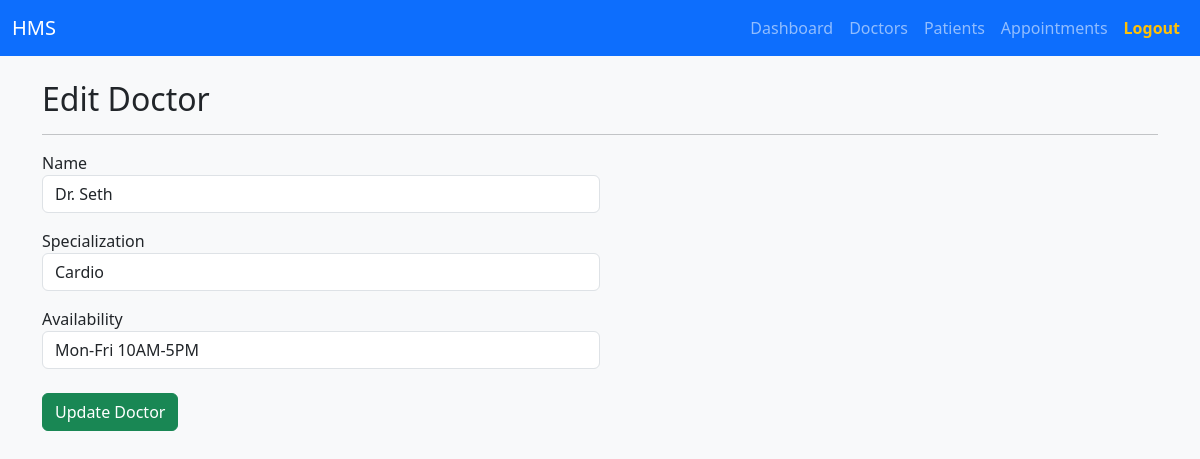
The page /admin/doctors/edit/1 (signed in) on the database its author committed.
### tables this page shows
CREATE TABLE doctors (
            id INTEGER PRIMARY KEY AUTOINCREMENT,
            name TEXT,
            specialization TEXT,
            department_id INTEGER,
            contact TEXT,
            availability TEXT,
            user_ref INTEGER UNIQUE,
            FOREIGN KEY (user_ref) REFERENCES users(id),
            FOREIGN KEY (department_id) REFERENCES departments(id)
        );

### controllers/admin.py (the view, shortened to what this page needs)
@admin_blueprint.route("/doctors/edit/<int:doctor_id>", methods=["GET", "POST"])
@admin_required
def edit_doctor(doctor_id):
    conn = start_connection()
    cur = conn.cursor()
    cur.execute("SELECT * FROM doctors WHERE id=?", (doctor_id,))
    doctor = cur.fetchone()
    return render_template("admin/edit_doctor.html", doctor=doctor)

### app.py (called while the page is built)
@app.teardown_appcontext
def teardown_database(exception):
    close_connection()

### controllers/admin.py (called while the page is built)
def admin_required(route_function):
    @wraps(route_function)
    def wrapper(*args, **kwargs):
        if session.get("role") != "admin":
            flash("Cannot access! Unauthorized user! Admin login required.", "error")
            return redirect("/login")
        return route_function(*args, **kwargs)
    return wrapper

### database.py (called while the page is built)
def start_connection():     #If connection does not exist, create a new one
    conn = getattr(g, "db_connection", None)
    if conn is None:
        conn = sqlite3.connect(db)
        conn.row_factory = sqlite3.Row
        g.db_connection = conn
    return g.db_connection

def close_connection(error=None):
    conn = getattr(g, "db_connection", None)
    if conn is not None:
        conn.close()

### templates/admin/edit_doctor.html (shortened to what this page needs)
{% extends "layout.html" %}
{% block content %}
<h2>Edit Doctor</h2>
<hr>
<form method="POST" class="w-50">
    <label>Name</label>
    <input
        type="text"
        class="form-control"
        name="name"
        value="{{ doctor.name }}"
        required
    >
    <label class="mt-3">Specialization</label>
    <input
        type="text"
        class="form-control"
        name="specialization"
        value="{{ doctor.specialization }}"
        required
    >
    <label class="mt-3">Availability</label>
    <input
        type="text"
        class="form-control"
        name="availability"
        value="{{ doctor.availability }}"
    >
    <button class="btn btn-success mt-4">Update Doctor</button>
</form>
{% endblock %}

### static/css/custom.css (style rules this page uses)
body { background-color: #f7f9fc; }

### rows shown on the page
doctors: name "Dr. Seth", specialization "Cardio", availability "Mon-Fri 10AM-5PM"
